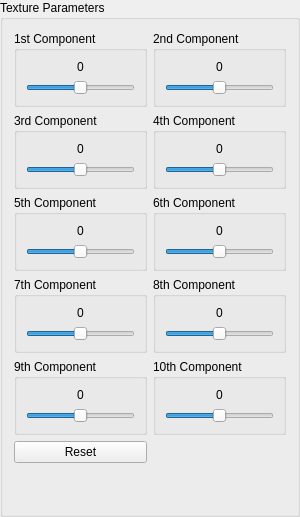
      <widget class="QGroupBox" name="groupBox_2">
       <property name="minimumSize">
        <size>
         <width>300</width>
         <height>0</height>
        </size>
       </property>
       <property name="maximumSize">
        <size>
         <width>300</width>
         <height>16777215</height>
        </size>
       </property>
       <property name="title">
        <string>Texture Parameters</string>
       </property>
       <layout class="QGridLayout" name="gridLayout">
        <item row="6" column="1">
         <widget class="QGroupBox" name="uipanelperception_7">
          <property name="title">
           <string>8th Component</string>
          </property>
          <layout class="QHBoxLayout" name="horizontalLayout_36">
           <item>
            <layout class="QVBoxLayout" name="verticalLayout_36">
             <item>
              <widget class="QLabel" name="tex_comp_label_8">
               <property name="text">
                <string>0</string>
               </property>
               <property name="alignment">
                <set>Qt::AlignCenter</set>
               </property>
              </widget>
             </item>
             <item>
              <layout class="QVBoxLayout" name="verticalLayout_37">
               <item>
                <widget class="QSlider" name="Tslider_8">
                 <property name="enabled">
                  <bool>true</bool>
                 </property>
                 <property name="minimum">
                  <number>-1</number>
                 </property>
                 <property name="maximum">
                  <number>1</number>
                 </property>
                 <property name="orientation">
                  <enum>Qt::Horizontal</enum>
                 </property>
                 <property name="tickPosition">
                  <enum>QSlider::NoTicks</enum>
                 </property>
                </widget>
               </item>
               <item>
                <layout class="QHBoxLayout" name="horizontalLayout_37"/>
               </item>
              </layout>
             </item>
            </layout>
           </item>
          </layout>
         </widget>
        </item>
        <item row="7" column="0">
         <widget class="QGroupBox" name="uipanelperception_3">
          <property name="title">
           <string>9th Component</string>
          </property>
          <layout class="QHBoxLayout" name="horizontalLayout_14">
           <item>
            <layout class="QVBoxLayout" name="verticalLayout_14">
             <item>
              <widget class="QLabel" name="tex_comp_label_9">
               <property name="text">
                <string>0</string>
               </property>
               <property name="alignment">
                <set>Qt::AlignCenter</set>
               </property>
              </widget>
             </item>
             <item>
              <layout class="QVBoxLayout" name="verticalLayout_15">
               <item>
                <widget class="QSlider" name="Tslider_9">
                 <property name="enabled">
                  <bool>true</bool>
                 </property>
                 <property name="minimum">
                  <number>-1</number>
                 </property>
                 <property name="maximum">
                  <number>1</number>
                 </property>
                 <property name="orientation">
                  <enum>Qt::Horizontal</enum>
                 </property>
                 <property name="tickPosition">
                  <enum>QSlider::NoTicks</enum>
                 </property>
                </widget>
               </item>
               <item>
                <layout class="QHBoxLayout" name="horizontalLayout_15"/>
               </item>
              </layout>
             </item>
            </layout>
           </item>
          </layout>
         </widget>
        </item>
        <item row="9" column="0">
         <spacer name="verticalSpacer">
          <property name="orientation">
           <enum>Qt::Vertical</enum>
          </property>
          <property name="sizeHint" stdset="0">
           <size>
            <width>20</width>
            <height>40</height>
           </size>
          </property>
         </spacer>
        </item>
        <item row="4" column="0">
         <widget class="QGroupBox" name="uipanelperception_4">
          <property name="title">
           <string>3rd Component</string>
          </property>
          <layout class="QHBoxLayout" name="horizontalLayout_16">
           <item>
            <layout class="QVBoxLayout" name="verticalLayout_16">
             <item>
              <widget class="QLabel" name="tex_comp_label_3">
               <property name="text">
                <string>0</string>
               </property>
               <property name="alignment">
                <set>Qt::AlignCenter</set>
               </property>
              </widget>
             </item>
             <item>
              <layout class="QVBoxLayout" name="verticalLayout_17">
               <item>
                <widget class="QSlider" name="Tslider_3">
                 <property name="enabled">
                  <bool>true</bool>
                 </property>
                 <property name="minimum">
                  <number>-1</number>
                 </property>
                 <property name="maximum">
                  <number>1</number>
                 </property>
                 <property name="orientation">
                  <enum>Qt::Horizontal</enum>
                 </property>
                 <property name="tickPosition">
                  <enum>QSlider::NoTicks</enum>
                 </property>
                </widget>
               </item>
               <item>
                <layout class="QHBoxLayout" name="horizontalLayout_17"/>
               </item>
              </layout>
             </item>
            </layout>
           </item>
          </layout>
         </widget>
        </item>
        <item row="7" column="1">
         <widget class="QGroupBox" name="uipanelperception_10">
          <property name="title">
           <string>10th Component</string>
          </property>
          <layout class="QHBoxLayout" name="horizontalLayout_42">
           <item>
            <layout class="QVBoxLayout" name="verticalLayout_42">
             <item>
              <widget class="QLabel" name="tex_comp_label_10">
               <property name="text">
                <string>0</string>
               </property>
               <property name="alignment">
                <set>Qt::AlignCenter</set>
               </property>
              </widget>
             </item>
             <item>
              <layout class="QVBoxLayout" name="verticalLayout_43">
               <item>
                <widget class="QSlider" name="Tslider_10">
                 <property name="enabled">
                  <bool>true</bool>
                 </property>
                 <property name="minimum">
                  <number>-1</number>
                 </property>
                 <property name="maximum">
                  <number>1</number>
                 </property>
                 <property name="orientation">
                  <enum>Qt::Horizontal</enum>
                 </property>
                 <property name="tickPosition">
                  <enum>QSlider::NoTicks</enum>
                 </property>
                </widget>
               </item>
               <item>
                <layout class="QHBoxLayout" name="horizontalLayout_43"/>
               </item>
              </layout>
             </item>
            </layout>
           </item>
          </layout>
         </widget>
        </item>
        <item row="6" column="0">
         <widget class="QGroupBox" name="uipanelperception_8">
          <property name="title">
           <string>7th Component</string>
          </property>
          <layout class="QHBoxLayout" name="horizontalLayout_38">
           <item>
            <layout class="QVBoxLayout" name="verticalLayout_38">
             <item>
              <widget class="QLabel" name="tex_comp_label_7">
               <property name="text">
                <string>0</string>
               </property>
               <property name="alignment">
                <set>Qt::AlignCenter</set>
               </property>
              </widget>
             </item>
             <item>
              <layout class="QVBoxLayout" name="verticalLayout_39">
               <item>
                <widget class="QSlider" name="Tslider_7">
                 <property name="enabled">
                  <bool>true</bool>
                 </property>
                 <property name="minimum">
                  <number>-1</number>
                 </property>
                 <property name="maximum">
                  <number>1</number>
                 </property>
                 <property name="orientation">
                  <enum>Qt::Horizontal</enum>
                 </property>
                 <property name="tickPosition">
                  <enum>QSlider::NoTicks</enum>
                 </property>
                </widget>
               </item>
               <item>
                <layout class="QHBoxLayout" name="horizontalLayout_39"/>
               </item>
              </layout>
             </item>
            </layout>
           </item>
          </layout>
         </widget>
        </item>
        <item row="0" column="1">
         <widget class="QGroupBox" name="uipanelperception_2">
          <property name="title">
           <string>2nd Component</string>
          </property>
          <layout class="QHBoxLayout" name="horizontalLayout_12">
           <item>
            <layout class="QVBoxLayout" name="verticalLayout_12">
             <item>
              <widget class="QLabel" name="tex_comp_label_2">
               <property name="text">
                <string>0</string>
               </property>
               <property name="alignment">
                <set>Qt::AlignCenter</set>
               </property>
              </widget>
             </item>
             <item>
              <layout class="QVBoxLayout" name="verticalLayout_13">
               <item>
                <widget class="QSlider" name="Tslider_2">
                 <property name="enabled">
                  <bool>true</bool>
                 </property>
                 <property name="minimum">
                  <number>-1</number>
                 </property>
                 <property name="maximum">
                  <number>1</number>
                 </property>
                 <property name="orientation">
                  <enum>Qt::Horizontal</enum>
                 </property>
                 <property name="tickPosition">
                  <enum>QSlider::NoTicks</enum>
                 </property>
                </widget>
               </item>
               <item>
                <layout class="QHBoxLayout" name="horizontalLayout_13"/>
               </item>
              </layout>
             </item>
            </layout>
           </item>
          </layout>
         </widget>
        </item>
        <item row="0" column="0">
         <widget class="QGroupBox" name="uipanelperception">
          <property name="title">
           <string>1st Component</string>
          </property>
          <layout class="QHBoxLayout" name="horizontalLayout_11">
           <item>
            <layout class="QVBoxLayout" name="verticalLayout_11">
             <item>
              <widget class="QLabel" name="tex_comp_label_1">
               <property name="text">
                <string>0</string>
               </property>
               <property name="alignment">
                <set>Qt::AlignCenter</set>
               </property>
              </widget>
             </item>
             <item>
              <layout class="QVBoxLayout" name="verticalLayout_10">
               <item>
                <widget class="QSlider" name="Tslider_1">
                 <property name="enabled">
                  <bool>true</bool>
                 </property>
                 <property name="minimum">
                  <number>-1</number>
                 </property>
                 <property name="maximum">
                  <number>1</number>
                 </property>
                 <property name="orientation">
                  <enum>Qt::Horizontal</enum>
                 </property>
                 <property name="tickPosition">
                  <enum>QSlider::NoTicks</enum>
                 </property>
                </widget>
               </item>
               <item>
                <layout class="QHBoxLayout" name="horizontalLayout_10"/>
               </item>
              </layout>
             </item>
            </layout>
           </item>
          </layout>
         </widget>
        </item>
        <item row="5" column="1">
         <widget class="QGroupBox" name="uipanelperception_9">
          <property name="title">
           <string>6th Component</string>
          </property>
          <layout class="QHBoxLayout" name="horizontalLayout_40">
           <item>
            <layout class="QVBoxLayout" name="verticalLayout_40">
             <item>
              <widget class="QLabel" name="tex_comp_label_6">
               <property name="text">
                <string>0</string>
               </property>
               <property name="alignment">
                <set>Qt::AlignCenter</set>
               </property>
              </widget>
             </item>
             <item>
              <layout class="QVBoxLayout" name="verticalLayout_41">
               <item>
                <widget class="QSlider" name="Tslider_6">
                 <property name="enabled">
                  <bool>true</bool>
                 </property>
                 <property name="minimum">
                  <number>-1</number>
                 </property>
                 <property name="maximum">
                  <number>1</number>
                 </property>
                 <property name="orientation">
                  <enum>Qt::Horizontal</enum>
                 </property>
                 <property name="tickPosition">
                  <enum>QSlider::NoTicks</enum>
                 </property>
                </widget>
               </item>
               <item>
                <layout class="QHBoxLayout" name="horizontalLayout_41"/>
               </item>
              </layout>
             </item>
            </layout>
           </item>
          </layout>
         </widget>
        </item>
        <item row="5" column="0">
         <widget class="QGroupBox" name="uipanelperception_5">
          <property name="title">
           <string>5th Component</string>
          </property>
          <layout class="QHBoxLayout" name="horizontalLayout_18">
           <item>
            <layout class="QVBoxLayout" name="verticalLayout_18">
             <item>
              <widget class="QLabel" name="tex_comp_label_5">
               <property name="text">
                <string>0</string>
               </property>
               <property name="alignment">
                <set>Qt::AlignCenter</set>
               </property>
              </widget>
             </item>
             <item>
              <layout class="QVBoxLayout" name="verticalLayout_19">
               <item>
                <widget class="QSlider" name="Tslider_5">
                 <property name="enabled">
                  <bool>true</bool>
                 </property>
                 <property name="minimum">
                  <number>-1</number>
                 </property>
                 <property name="maximum">
                  <number>1</number>
                 </property>
                 <property name="orientation">
                  <enum>Qt::Horizontal</enum>
                 </property>
                 <property name="tickPosition">
                  <enum>QSlider::NoTicks</enum>
                 </property>
                </widget>
               </item>
               <item>
                <layout class="QHBoxLayout" name="horizontalLayout_19"/>
               </item>
              </layout>
             </item>
            </layout>
           </item>
          </layout>
         </widget>
        </item>
        <item row="4" column="1">
         <widget class="QGroupBox" name="uipanelperception_6">
          <property name="title">
           <string>4th Component</string>
          </property>
          <layout class="QHBoxLayout" name="horizontalLayout_20">
           <item>
            <layout class="QVBoxLayout" name="verticalLayout_20">
             <item>
              <widget class="QLabel" name="tex_comp_label_4">
               <property name="text">
                <string>0</string>
               </property>
               <property name="alignment">
                <set>Qt::AlignCenter</set>
               </property>
              </widget>
             </item>
             <item>
              <layout class="QVBoxLayout" name="verticalLayout_21">
               <item>
                <widget class="QSlider" name="Tslider_4">
                 <property name="enabled">
                  <bool>true</bool>
                 </property>
                 <property name="minimum">
                  <number>-1</number>
                 </property>
                 <property name="maximum">
                  <number>1</number>
                 </property>
                 <property name="orientation">
                  <enum>Qt::Horizontal</enum>
                 </property>
                 <property name="tickPosition">
                  <enum>QSlider::NoTicks</enum>
                 </property>
                </widget>
               </item>
               <item>
                <layout class="QHBoxLayout" name="horizontalLayout_21"/>
               </item>
              </layout>
             </item>
            </layout>
           </item>
          </layout>
         </widget>
        </item>
        <item row="8" column="0">
         <widget class="QPushButton" name="pbReset_texture">
          <property name="text">
           <string>Reset</string>
          </property>
         </widget>
        </item>
       </layout>
      </widget>
